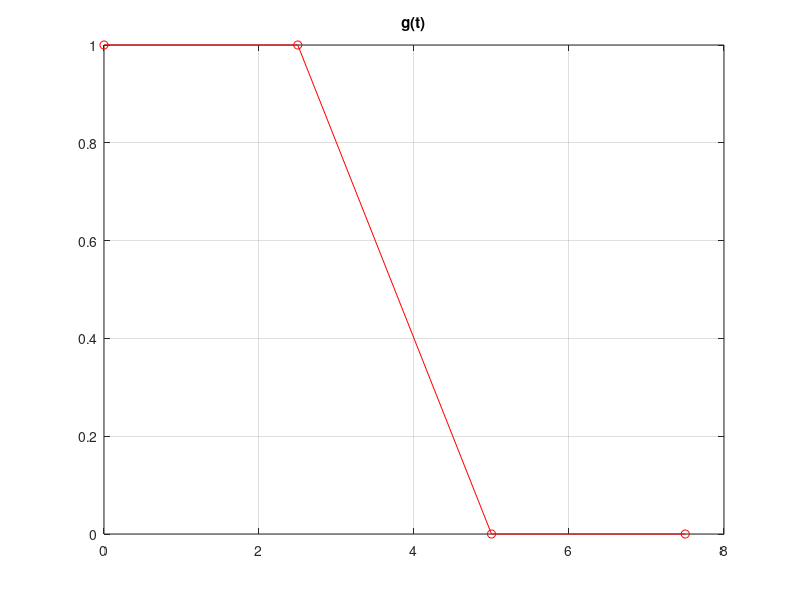
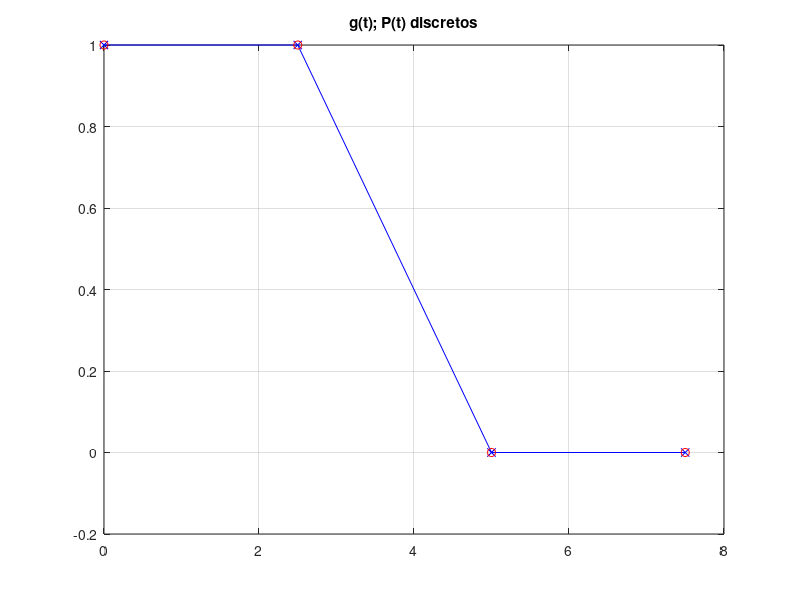
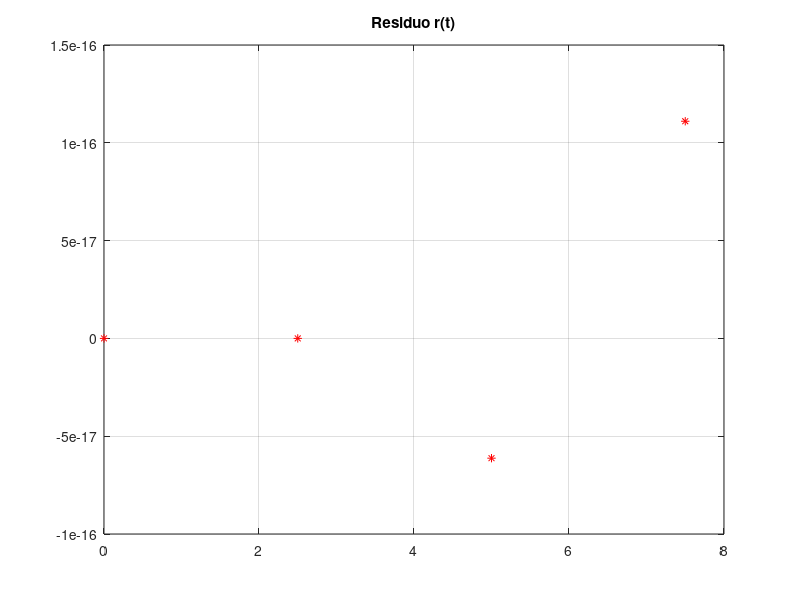
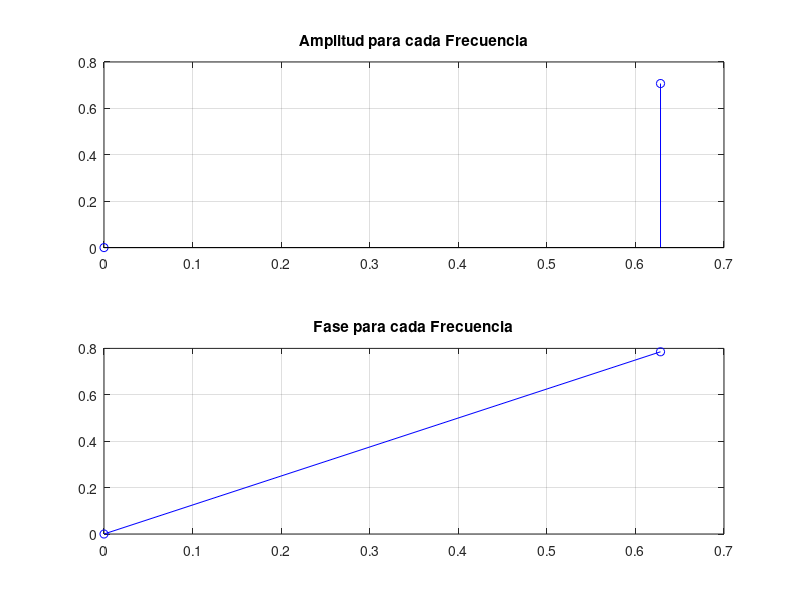

Write the MATLAB code that produced these figures, in order.
function primerCodigoResuelto
    clc, clear;

    % Parámetros iniciales
    Tg = 2 * 5;
    Td = 5;
    A1 = 1; A2 = 0;
    t0 = 0;
    tf = Tg;
    N = 4;
    Dt = (tf - t0) / N;
    Tp = N * Dt;
    w0 = 2 * pi / N;
    dw = w0 / Dt;
    m_max = round(N / 2);
    m = -1 + N / 2;
    Nb = 2 * m + 1;
    compara_g_P = 1;

    % Funciones anónimas
    escalon = @(t) A1 * (t < Td) + A2 * (t >= Td);
    coseno = @(k, w0, j) cos(k * w0 * (j - 1));
    seno = @(k, w0, j) sin(k * w0 * (j - 1));

    % Armado de la función g(t) discreta
    t = t0 + (0:N-1)' * Dt;
    g = arrayfun(escalon, t);
    graficarFuncion(t, g, 'g(t)', 1);

    % Construir base trigonométrica
    FI = construirBaseTrigonometricaAnon(N, m, w0, coseno, seno);

    % Calcular coeficientes mínimos
    [alfa, b] = calcularCoeficientesMin2(FI, g);

    % Comparación de P(t) con g(t)
    P = FI * alfa;
    r = g - P;
    graficarComparacion(t, P, g, r, 2, 3);

    % Respuesta en frecuencia
    [c, fase] = calcularRespuestaFrecuencia(alfa, m, w0);
    kw = dw * (0:m);
    graficarRespuestaFrecuencia(kw, c, fase, 4);

    % Comparación entre versión discreta de g(t) y continua de P(t)
    if compara_g_P == 1
        tcom = linspace(0, 2*Tp, 100);
        P_tc = construirVersionContinuaAnon(alfa, m, dw, tcom, t0);
        graficarComparacionContinua(tcom, P_tc, t, g, 10);
    end
end

function FI = construirBaseTrigonometricaAnon(N, m, w0, coseno, seno)
    FI = ones(N, 2 * m + 1);  % Inicializa la columna para cos(0) = 1
    for k = 1:m
        for j = 1:N
            FI(j, 2*k) = coseno(k, w0, j);
            FI(j, 2*k+1) = seno(k, w0, j);
        end
    end
end

function [alfa, b] = calcularCoeficientesMin2(FI, g)
    D = diag(diag(FI' * FI));
    b = FI' * g;
    alfa = b ./ diag(D);  % Simplifica el cálculo de los coeficientes alfa
    disp('Coeficientes alfa y b:');
    disp(alfa);
end

function [c, fase] = calcularRespuestaFrecuencia(alfa, m, w0)
    c = zeros(1, m + 1);
    fase = zeros(1, m + 1);
    for k = 1:m
        j = (k - 1) * 2;
        c(k+1) = sqrt(alfa(j+1)^2 + alfa(j+2)^2);
        fase(k+1) = atan2(alfa(j+2), alfa(j+1));
    end
    disp('Amplitud y fase para cada frecuencia:');
    disp(c);
    disp(fase);
end

function P_tc = construirVersionContinuaAnon(alfa, m, dw, tcom, t0)
    P_tc = alfa(1) + arrayfun(@(t) sum( ...
        alfa(2:2:2*m).*cos(dw*(1:m)*(t - t0)) + ...
        alfa(3:2:2*m+1).*sin(dw*(1:m)*(t - t0)) ...
    ), tcom);
end

% Funciones gráficas
function graficarFuncion(t, g, titulo, figura)
    figure(figura);
    plot(t, g, '-or');
    grid on;
    title(titulo);
end

function graficarComparacion(t, P, g, r, figura1, figura2)
    figure(figura1);
    plot(t, P, '-xb', t, g, 'or');
    grid on;
    title('g(t); P(t) discretos');

    figure(figura2);
    plot(t, r, '*r');
    grid on;
    title('Residuo r(t)');
end

function graficarRespuestaFrecuencia(kw, c, fase, figura)
    figure(figura);
    subplot(2, 1, 1);
    stem(kw, c, 'b');
    grid on;
    title('Amplitud para cada Frecuencia');

    subplot(2, 1, 2);
    plot(kw, fase, '-ob');
    grid on;
    title('Fase para cada Frecuencia');
end

function graficarComparacionContinua(tcom, P_tc, t, g, figura)
    figure(figura);
    plot(tcom, P_tc, t, g, 'or');
    grid on;
    title('g(t) discreta y Aproximación P(t) continua');
end

